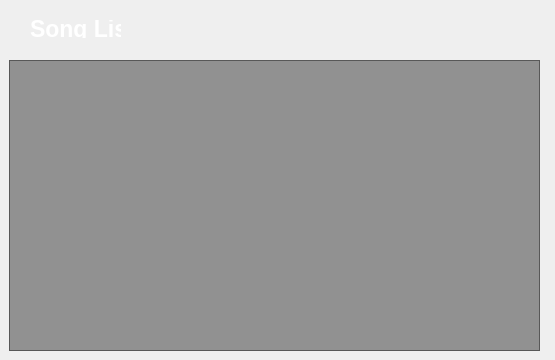
    <widget class="QWidget" name="song_list_page">
     <widget class="QFrame" name="frame_5">
      <property name="geometry">
       <rect>
        <x>12</x>
        <y>12</y>
        <width>111</width>
        <height>31</height>
       </rect>
      </property>
      <property name="styleSheet">
       <string notr="true">background-color: rgba(255, 255, 255, 0);</string>
      </property>
      <property name="frameShape">
       <enum>QFrame::StyledPanel</enum>
      </property>
      <property name="frameShadow">
       <enum>QFrame::Raised</enum>
      </property>
      <widget class="QFrame" name="frame_6">
       <property name="geometry">
        <rect>
         <x>128</x>
         <y>0</y>
         <width>24</width>
         <height>24</height>
        </rect>
       </property>
       <property name="maximumSize">
        <size>
         <width>130</width>
         <height>16777215</height>
        </size>
       </property>
       <property name="frameShape">
        <enum>QFrame::StyledPanel</enum>
       </property>
       <property name="frameShadow">
        <enum>QFrame::Raised</enum>
       </property>
       <layout class="QHBoxLayout" name="horizontalLayout_3"/>
      </widget>
      <widget class="QLabel" name="label_6">
       <property name="geometry">
        <rect>
         <x>18</x>
         <y>8</y>
         <width>91</width>
         <height>18</height>
        </rect>
       </property>
       <property name="font">
        <font>
         <pointsize>17</pointsize>
         <weight>75</weight>
         <bold>true</bold>
        </font>
       </property>
       <property name="styleSheet">
        <string notr="true">color: rgb(255, 255, 255);</string>
       </property>
       <property name="text">
        <string>Song List</string>
       </property>
      </widget>
     </widget>
     <widget class="QListWidget" name="loaded_songs_listWidget">
      <property name="geometry">
       <rect>
        <x>9</x>
        <y>60</y>
        <width>531</width>
        <height>291</height>
       </rect>
      </property>
      <property name="font">
       <font>
        <pointsize>13</pointsize>
        <weight>75</weight>
        <bold>true</bold>
       </font>
      </property>
      <property name="cursor" stdset="0">
       <cursorShape>PointingHandCursor</cursorShape>
      </property>
      <property name="toolTip">
       <string/>
      </property>
      <property name="styleSheet">
       <string notr="true">color: rgb(86, 227, 194);
background-color: rgba(0, 0, 0, 100);

selection-background-color: rgb(255, 140, 64);
selection-color: rgb(255, 255, 255);
padding:10px;
</string>
      </property>
      <property name="verticalScrollBarPolicy">
       <enum>Qt::ScrollBarAlwaysOff</enum>
      </property>
      <property name="horizontalScrollBarPolicy">
       <enum>Qt::ScrollBarAlwaysOff</enum>
      </property>
     </widget>
     <widget class="QPushButton" name="delete_all_songs_btn">
      <property name="geometry">
       <rect>
        <x>515</x>
        <y>14</y>
        <width>31</width>
        <height>32</height>
       </rect>
      </property>
      <property name="cursor">
       <cursorShape>PointingHandCursor</cursorShape>
      </property>
      <property name="styleSheet">
       <string notr="true">QPushButton{
	background-color: rgba(255, 255, 255, 0);
	background-repeat:no-repeat;
	border:none;
	background-position:center center;
	border-radius: 5px;
}

QPushButton:hover{
	background-color: rgba(255,255,255,100);
}</string>
      </property>
      <property name="text">
       <string/>
      </property>
      <property name="icon">
       <iconset resource="res.qrc">
        <normaloff>:/img/utils/images/remove.png</normaloff>:/img/utils/images/remove.png</iconset>
      </property>
      <property name="iconSize">
       <size>
        <width>32</width>
        <height>32</height>
       </size>
      </property>
     </widget>
     <widget class="QPushButton" name="delete_selected_btn">
      <property name="geometry">
       <rect>
        <x>478</x>
        <y>14</y>
        <width>31</width>
        <height>32</height>
       </rect>
      </property>
      <property name="cursor">
       <cursorShape>PointingHandCursor</cursorShape>
      </property>
      <property name="styleSheet">
       <string notr="true">QPushButton{
	background-color: rgba(255, 255, 255, 0);
	background-repeat:no-repeat;
	border:none;
	background-position:center center;
	border-radius: 5px;
}

QPushButton:hover{
	background-color: rgba(255,255,255,100);
}</string>
      </property>
      <property name="text">
       <string/>
      </property>
      <property name="icon">
       <iconset resource="res.qrc">
        <normaloff>:/img/utils/images/clear.png</normaloff>:/img/utils/images/clear.png</iconset>
      </property>
      <property name="iconSize">
       <size>
        <width>32</width>
        <height>32</height>
       </size>
      </property>
     </widget>
     <widget class="QPushButton" name="add_songs_btn">
      <property name="geometry">
       <rect>
        <x>440</x>
        <y>14</y>
        <width>31</width>
        <height>32</height>
       </rect>
      </property>
      <property name="cursor">
       <cursorShape>PointingHandCursor</cursorShape>
      </property>
      <property name="styleSheet">
       <string notr="true">QPushButton{
	background-color: rgba(255, 255, 255, 0);
	background-repeat:no-repeat;
	border:none;
	background-position:center center;
	border-radius: 5px;
}

QPushButton:hover{
	background-color: rgba(255,255,255,100);
}</string>
      </property>
      <property name="text">
       <string/>
      </property>
      <property name="icon">
       <iconset resource="res.qrc">
        <normaloff>:/img/utils/images/addFromLocal.png</normaloff>:/img/utils/images/addFromLocal.png</iconset>
      </property>
      <property name="iconSize">
       <size>
        <width>32</width>
        <height>32</height>
       </size>
      </property>
     </widget>
    </widget>
